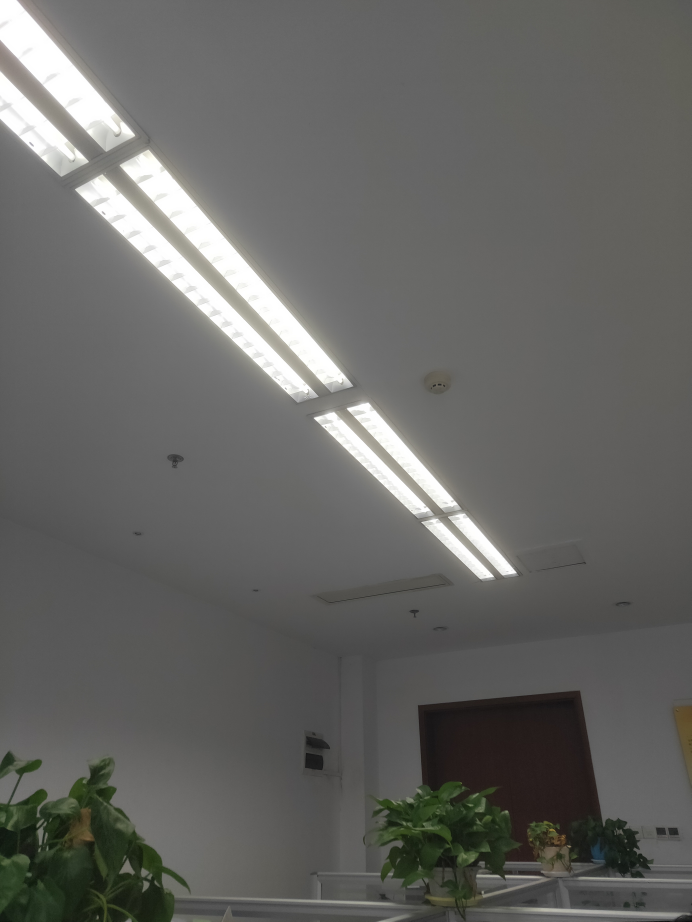
#> input picture 技术学习/CV-learning/images/test.jpg, 3456 x 4608 px (shown at 1/5 size)
$ python MatPlotLib-demo.py
#> lines starting #> are read from the running program, lines starting #| are printed output that depends on the picture
#_*_coding:utf-8_*_

from PIL import Image
from pylab import *

im = array(Image.open('../images/test.jpg'))
#> im is the input picture: shape (4608, 3456, 3); mean R, G, B 101.8, 101.8, 99.2

# 绘制图像
imshow(im)

# 四个点(100,200)(100,500pip)(400,200)(400,500)
x = [100,100,400,400]
y = [200,500,200,500]

# 使用红色叉状标记绘制点
plot(x,y,'rx')
# 绘制连接前两个点的线
plot(x[:2],y[:2])
# 添加标题，显示绘制的图像
title('Plotting: "im test.jpg"')
# 不显示坐标轴
axis('off')
show()
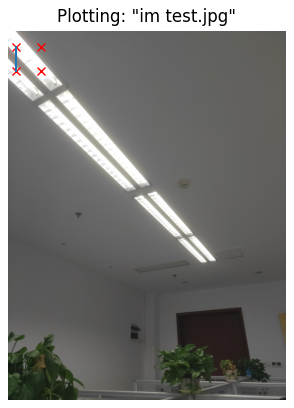
#> figure drawn by matplotlib, 1 panel

$ run again, with 技术学习/CV-learning/images/大厅1.jpg copied over 技术学习/CV-learning/images/test.jpg
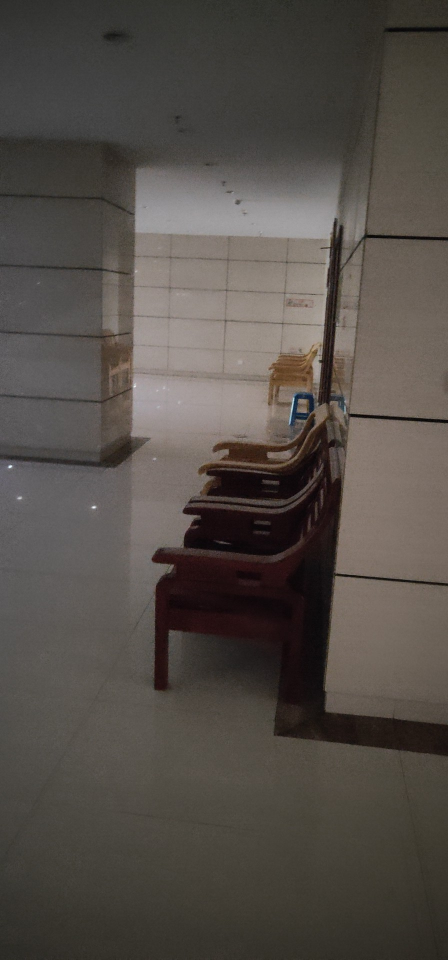
#> input picture 技术学习/CV-learning/images/大厅1.jpg, 896 x 1920 px (shown at 1/2 size)
#> im is the input picture: shape (1920, 896, 3); mean R, G, B 83.5, 77.4, 71.9
#> `show()`:
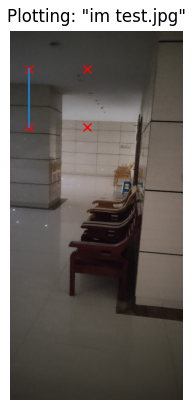
#> figure drawn by matplotlib, 1 panel
